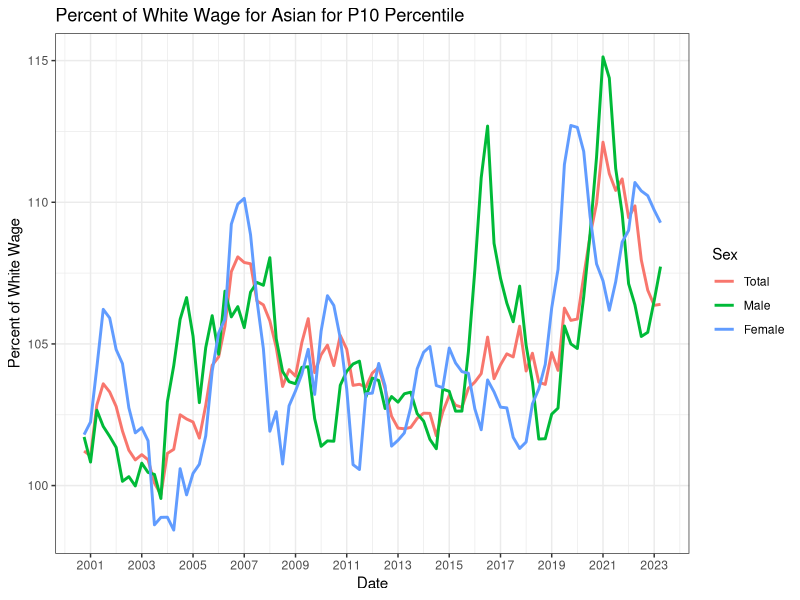
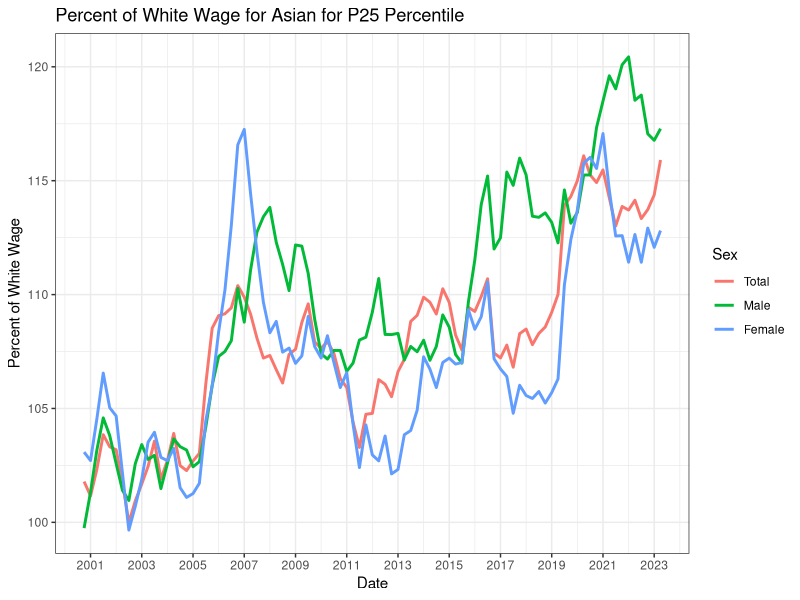
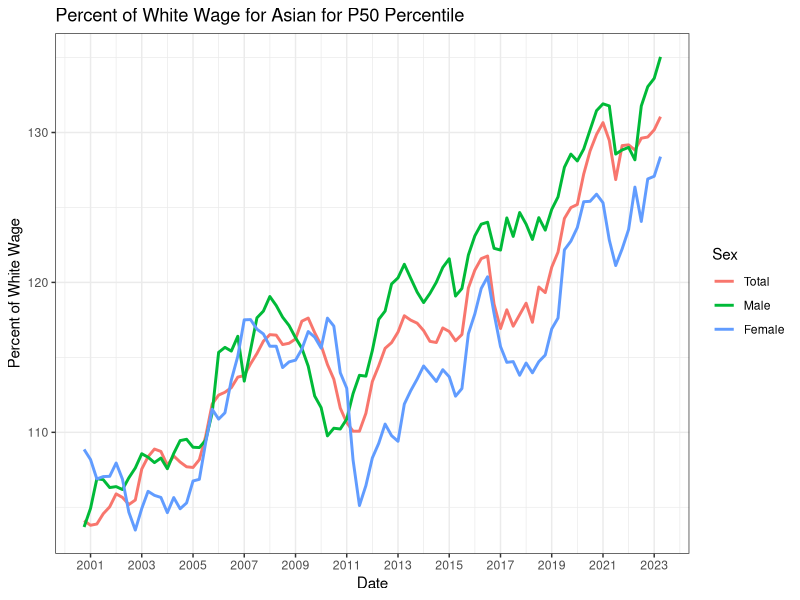
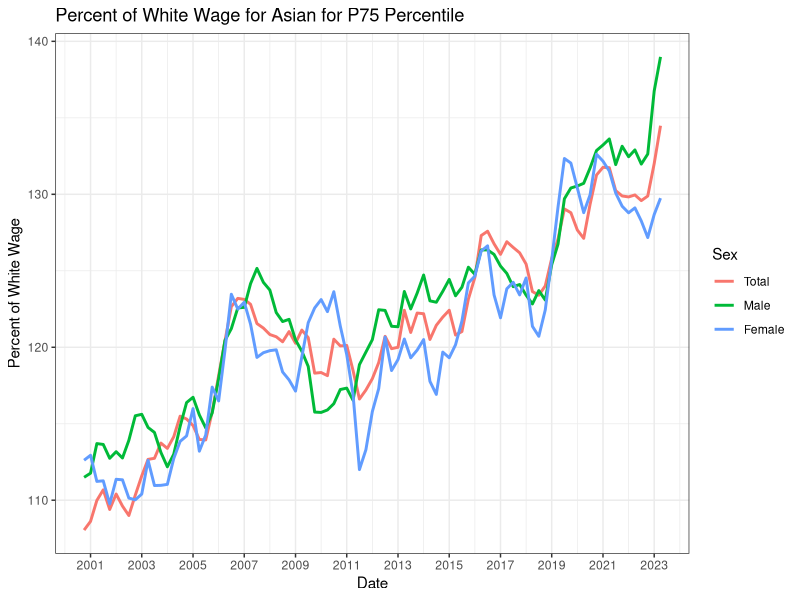
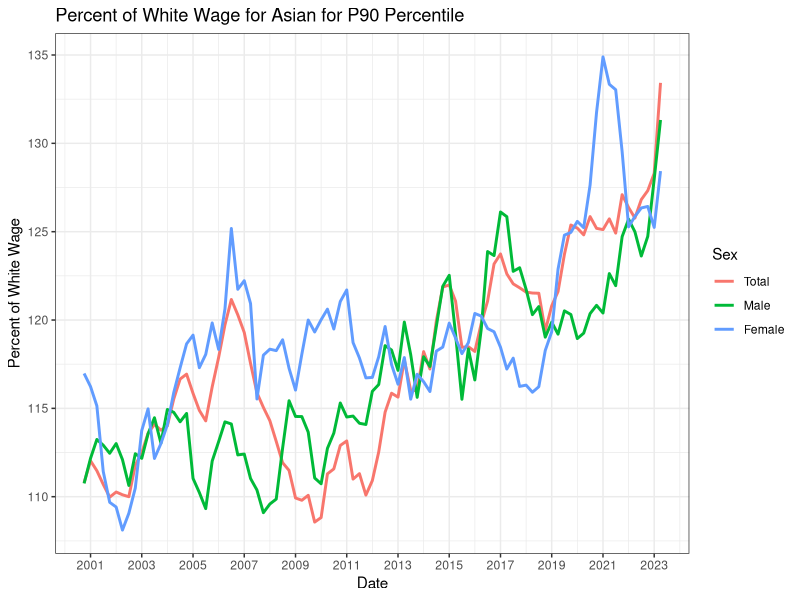
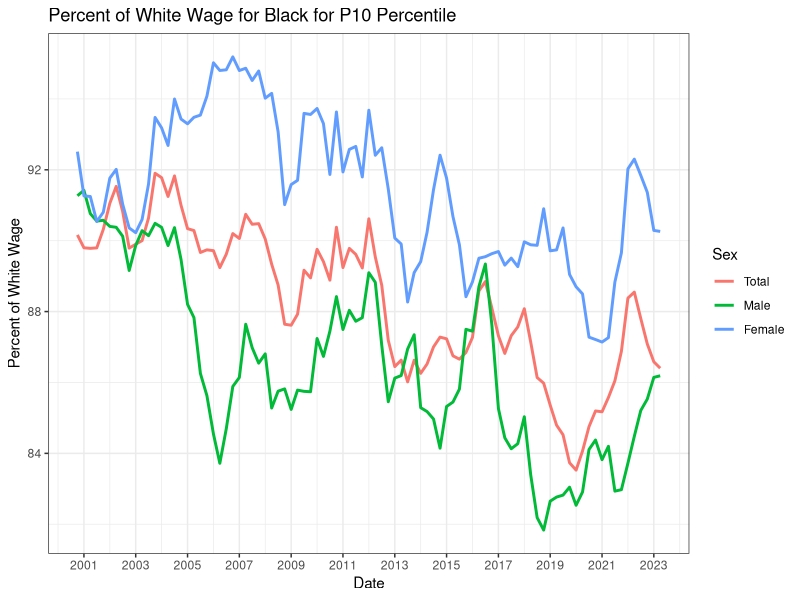
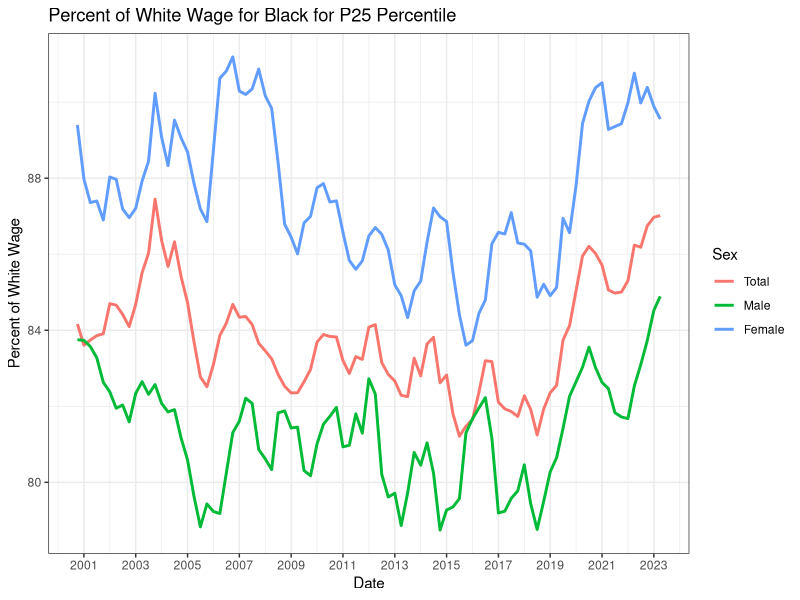
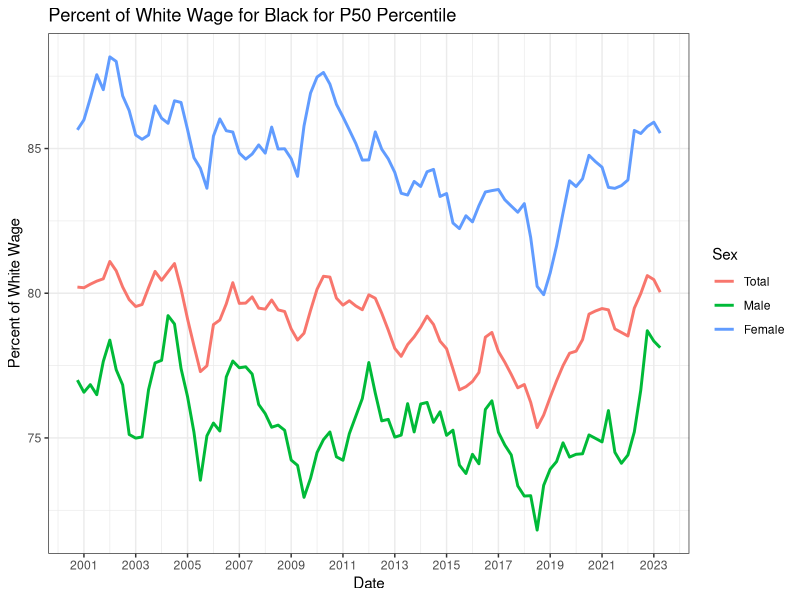

Generate these figures, in order, with R:
## ---- chunk 1
library(dplyr)
library(ggplot2)
library(tidyr)
data = readxl::read_excel("Data/SeriesReport-20230719035728_307369.xlsx", skip = 3)
inflation = read.csv("Data/CPIAUCSL (1).csv",
                     col.names = c("Date", "Factor"))
inflation$Date = as.Date(inflation$Date)
names(data) = c("ID", as.character(seq(as.Date("2000/1/1"), as.Date("2023/12/1"), by="quarter")))
names

recode_names = expand.grid(Type = c("Count","P10","P25","P50","P75","P90"), Next = c("Total","Male","Female"), Race = c("All", "White","Black","Asian","Hispanic"))

recode_names_v2 = expand.grid(Type = c("Count","P10","P25","P50","P75","P90"), Race= 
c("Total25","LessThanHS","HS","SomeCollege","Bachelor's+","Bachelor'sOnly","AdvancedDegree"), Next =
c("Total", "Male", "Female"))

names = bind_rows(recode_names, recode_names_v2)


data$Type = names$Type
data$Race = names$Race
data$Sex = names$Next

data = data %>%
  pivot_longer(cols = 2:97, names_to = "Date", values_to = "Value")
data$Date = as.Date(data$Date)

data = data %>%
  left_join(inflation, by = "Date") %>%
  mutate(InflationAdj = Value/Factor)
data = data %>%
  mutate(InflationAdj = ifelse(Type == "Count", Value, InflationAdj)) %>%
  group_by(Type, Race, Sex) %>%
  mutate(MovAverage = zoo::rollapply(InflationAdj, 4, mean, align = 'right', fill = NA))

relative_to_white = data %>%
  filter(!is.na(MovAverage)) %>%
  group_by(Type, Sex, Date) %>%
  summarize(Asian = 100*MovAverage[Race == "Asian"]/MovAverage[Race == "White"],
            Black = 100*MovAverage[Race == "Black"]/MovAverage[Race == "White"],
            All = 100*MovAverage[Race == "All"]/MovAverage[Race == "White"],
            Hispanic = 100*MovAverage[Race == "Hispanic"]/MovAverage[Race == "White"]) 

relative_to_date = data %>%
  filter(!is.na(MovAverage)) %>%
  group_by(Type, Sex, Race) %>%
  summarize(Index = 100*MovAverage[Date == "2023-04-01"]/MovAverage[Date == "2019-10-01"]) 

growth = relative_to_date %>%
  filter(Type %in%  c("P10","P25","P50","P75","P90") & Sex != "Total" &
           Race %in% c("White", "Asian","Black","Hispanic","All")) %>%
  ggplot(aes(x = Type, y = Index, color = Race, linetype = Sex,
             group = interaction(Race, Sex))) + geom_line(linewidth = 1) + 
  geom_point(size = 2) + xlab("Percentile") +
  ylab("Index of Usual Weekly Wages (2019 = 100)") +
  scale_y_continuous(breaks = seq(98, 110, 2)) + theme_bw() +
  ggtitle("Real Wages (2022 Q3-2023 Q2) as a Percent of 2019 by Race and Sex")


relative_to_date2 = data %>%
  filter(!is.na(MovAverage)) %>%
  group_by(Type, Sex, Race) %>%
  summarize(Index = 100*MovAverage[Date == "2023-04-01"]/MovAverage[Date == "2007-10-01"]) 

growth2 = relative_to_date2 %>%
  filter(Type %in%  c("P10","P25","P50","P75","P90") & Sex != "Total" &
           Race %in% c("White", "Asian","Black","Hispanic","All")) %>%
  ggplot(aes(x = Type, y = Index, color = Race, linetype = Sex,
             group = interaction(Race, Sex))) + geom_line(linewidth = 1) + 
  geom_point(size = 2) + xlab("Percentile") +
  ylab("Index of Usual Weekly Wages (2007 = 100)") +
  scale_y_continuous(breaks = seq(98, 130, 4)) + theme_bw() +
  ggtitle("Real Wages (2022 Q3-2023 Q2) as a Percent of 2007 by Race and Sex")


okay = expand.grid(Type = c("P10","P25","P50","P75","P90"), Race = c("Asian","Black","Hispanic","All"))
nice = list()

plot_this = function(type, race){
  title = paste0("Percent of White Wage for ", race, " for ", type, " Percentile")
  relative_to_white %>%
  filter(Type == type) %>%
  ggplot(aes(x = Date, y = !!sym(race), color = Sex)) +
  geom_line(size = 1) + theme_bw() + scale_x_date(date_breaks = "2 years", date_labels = "%Y") +
  xlab("Date") + ylab("Percent of White Wage") +
  ggtitle(title)
}

for(i in seq_along(okay[[1]])){
  nice[[i]] = plot_this(as.character(okay[i, 1]), as.character(okay[i, 2]))
}
## ---- chunk 2
nice
## ---- chunk 3
okay = c("P10","P25","P50","P75","P90")
plot_percentile = function(type){
  title = paste0("Usual Weekly Wages for ", type, " Percentile")
  data %>%
    filter(Sex != "Total" & Type == type & Race %in% c("White","All", "Asian","Black")) %>%
    ggplot(aes(x = Date, y = MovAverage, color = Race, linetype = Sex)) +
      geom_line(size = 1) + theme_bw() +   scale_x_date(date_breaks = "2 years", date_labels = "%Y") +
      ylab("Usual Weekly Wages (2023 Dollars)") + 
      ggtitle(title)
}
percentile_plots = lapply(okay, plot_percentile)
## ---- chunk 4
percentile_plots
## ---- chunk 5
okay = c("P10","P25","P50","P75","P90")
plot_percentile2 = function(type){
  title = paste0("Usual Weekly Wages for ", type, " Percentile")
  data %>%
    filter(Sex != "Total" & Type == type & Race %in% c("White","Asian","Bachelor's+","AdvancedDegree")) %>%
    ggplot(aes(x = Date, y = MovAverage, color = Race, linetype = Sex)) +
      geom_line(size = 1) + theme_bw() +  scale_x_date(date_breaks = "2 years", date_labels = "%Y") +
      ylab("Usual Weekly Wages (2023 Dollars)") + 
      ggtitle(title)
}
percentile_plots2 = lapply(okay, plot_percentile2)
## ---- chunk 6
percentile_plots2
## ---- chunk 7
okay = unique(data$Race)
plot_count = function(race){
  title = paste0("Number of Full-Time Workers for ", race)
  data %>%
    filter(Sex != "Total" & Type == "Count" & Race == race) %>%
    ggplot(aes(x = Date, y = MovAverage, color = Sex)) +
      geom_line(size = 1) + theme_bw() +  scale_x_date(date_breaks = "2 years", date_labels = "%Y") +
      ylab("Number of Full-Time Workers") + 
      ggtitle(title)
}
count_plots = lapply(okay, plot_count)
## ---- chunk 8
count_plots
## ---- chunk 9
data %>%
  filter(Sex != "Total" & Type != "Count" & Race == "AdvancedDegree") %>%
  ggplot(aes(x = Date, y = MovAverage, color = Sex, linetype = Type)) + 
    geom_line(size = 1) + theme_bw() +  scale_x_date(date_breaks = "2 years", date_labels = "%Y") +
    ylab("Usual Weekly Wages (2023 Dollars)") +
    ggtitle("Usual Weekly Wages for Workers with an Advanced Degree by Percentile")
## ---- chunk 10
data %>%
  filter(Sex != "Total" & Type != "Count" & Race == "Bachelor's+") %>%
  ggplot(aes(x = Date, y = MovAverage, color = Sex, linetype = Type)) + 
    geom_line(size = 1) + theme_bw() +  scale_x_date(date_breaks = "2 years", date_labels = "%Y") +
    ylab("Usual Weekly Wages (2023 Dollars)") +
    ggtitle("Usual Weekly Wages for Workers with an Bachelor's Degree by Percentile")
## ---- chunk 11
relative_to_male = data %>%
  ungroup() %>%
  filter(!is.na(MovAverage)) %>%
  group_by(Type, Race, Date) %>%
  summarize(Female = MovAverage[Sex == "Female"]/MovAverage[Sex == "Male"])
## ---- chunk 12
relative_to_male %>%
  filter(Race == "AdvancedDegree" & Type != "Count") %>%
  ggplot(aes(x = Date, y = Female, color = Type)) + 
    geom_line(size = 1) + theme_bw() +
    ylab("Proportion of Female Wage to Male Wage") +
    ggtitle("Gender Wage Gap by Percentile for Advanced Degree")
## ---- chunk 13
relative_to_male %>%
  filter(Race == "All" & Type != "Count") %>%
  ggplot(aes(x = Date, y = Female, color = Type)) + 
    geom_line(size = 1) + theme_bw() +
    ylab("Proportion of Female Wage to Male Wage") +
    ggtitle("Gender Wage Gap by Percentile for All Workers")
## ---- chunk 14
relative_to_male %>%
  filter(Race == "Bachelor's+" & Type != "Count") %>%
  ggplot(aes(x = Date, y = Female, color = Type)) + 
    geom_line(size = 1) + theme_bw() +
    ylab("Proportion of Female Wage to Male Wage") +
    ggtitle("Gender Wage Gap by Percentile for Bachelor's Degree+")
## ---- chunk 15
growth
## ---- chunk 16
growth2
